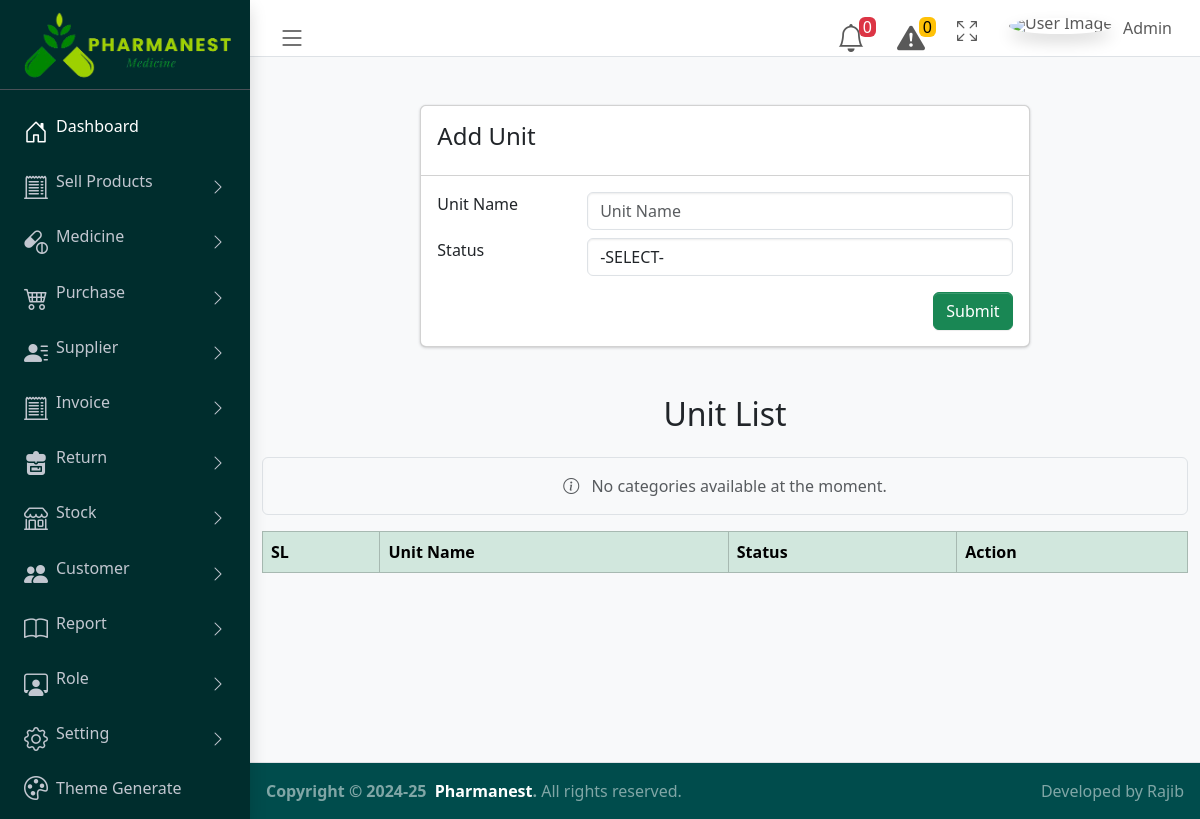
Before: /unit.php (signed in) with the older database file.
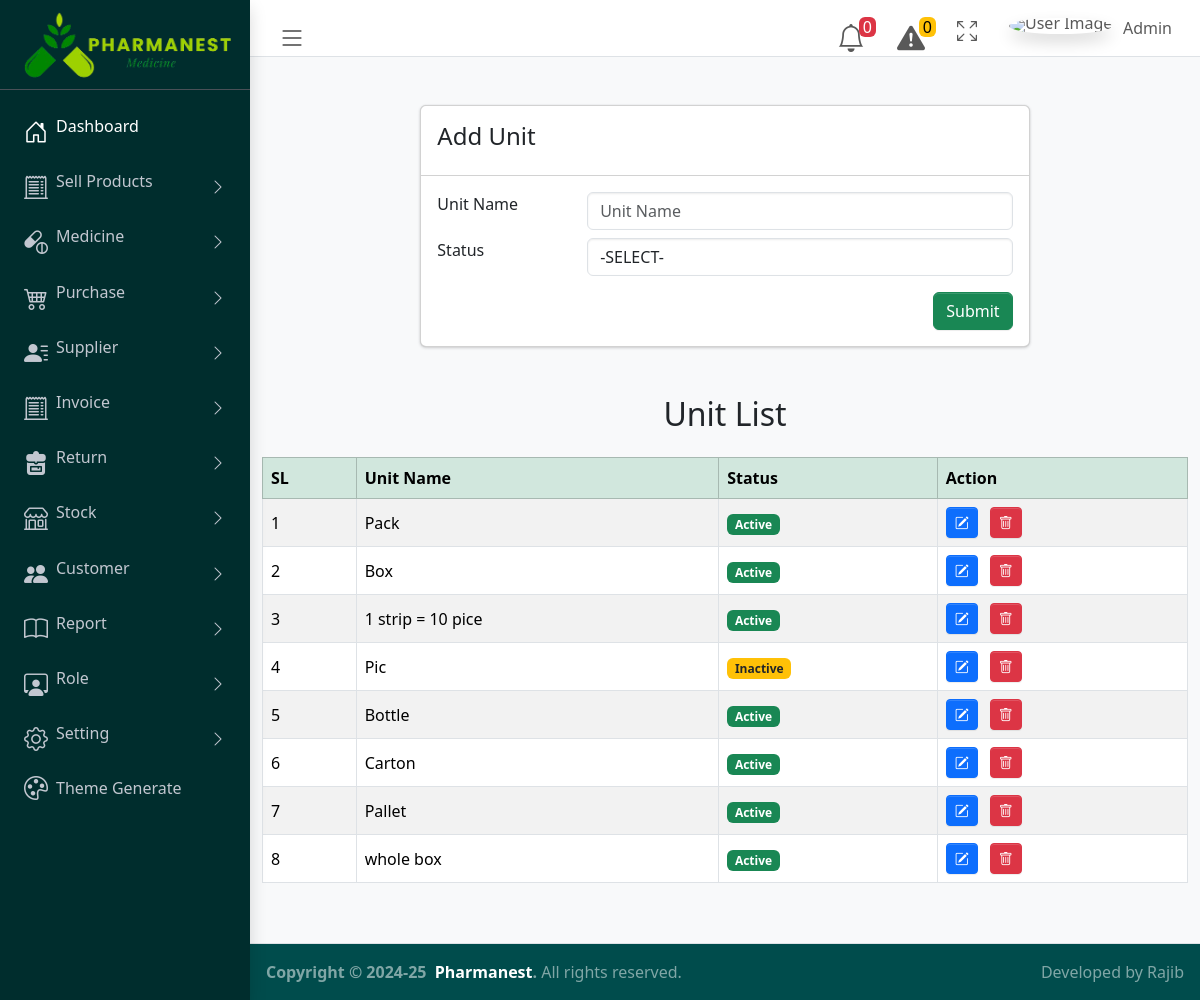
After: the same page with the newer database file.
### tables this page shows
CREATE TABLE `unit` (
  `id` int(10) NOT NULL,
  `unit_name` varchar(100) NOT NULL,
  `unit_status` varchar(100) NOT NULL
);

### unit.php (the view, shortened to what this page needs)
 <?php require_once './config/config.php';?>
 <?php  include("./pages/common_pages/header.php");?>
 <?php include("./pages/common_pages/navber.php");?>
 <?php include("./pages/common_pages/sidebar.php");?>
    <main  class="app-main">
    <div class="container mt-5">
    <div class="row justify-content-center">
      <div class="col-lg-8">
        <div class="card">
          <div class="card-header">
            <h4>Add Unit</h4>
          </div>
          <div class="card-body">
            <form class="form-horizontal" method="POST" id="submitBrandForm" action="./php_action/create_unit.php" enctype="multipart/form-data">
              <div class="form-group row">
                <label class="col-sm-3 control-label" for="categoriesName">Unit Name</label>
                <div class="col-sm-9 mb-2">
                  <input
                    type="text"
                    class="form-control"
                    name="unit"
                    placeholder="Unit Name"
                    required
                    title="Only alphabets are allowed.">
                </div>
              </div>
              <div class="form-group row">
                <label class="col-sm-3 control-label" for="categoriesStatus">Status</label>
                <div class="col-sm-9">
                  <select class="form-control" id="unitStatus" name="unitStatus" required>
                    <option value="">-SELECT-</option>
                  </select>
                </div>
              </div>
              <div class="form-group row">
                <div class="col-sm-12 text-end mt-3">
                  <button type="submit" name="create" id="createCategoriesBtn" class="btn btn-success">
                    Submit
                  </button>
                </div>
              </div>
            </form>
          </div>
        </div>
      </div>
    </div>
  </div>
   <section>
   <div class="container my-5">
        <h2 class="mb-4 text-center">Unit List</h2>
        <table class="table table-striped table-bordered align-middle">
            <thead class="table-success">
                <tr>
                    <th scope="col">SL</th>
                    <th scope="col">Unit Name</th>
                    <th scope="col">Status</th>
                    <th scope="col">Action</th>
                </tr>
            </thead>
            <tbody>
            <?php
                    $active_unit='';
                    $unit_list = $db->query("SELECT * FROM unit");
                    if($unit_list->num_rows > 0){
                      $counter = 1;
                      while (list($id,$unit,$status) = $unit_list->fetch_row()) {
                        if($status == 1) {
                          $active_unit = "<span class='badge bg-success'>Active</span>";
                        } else {
                          $active_unit = "<span class='badge bg-warning text-dark'>Inactive</span>";
                        }
                              echo "<tr>
                              <td>$counter</td>
                              <td>$unit</td>
                              <td>$active_unit</td>
                              <td>
                                  <a href='./edit_form_unit.php?id=$id''
                                  class='btn btn-primary btn-sm text-white me-2'
                                  data-bs-toggle='tooltip'
                                  title='Edit'>
                                  <i class='bi bi-pencil-square'></i>
                                  </a>
                                  <a href='./php_action/unit_delete.php?id=$id' class='btn btn-danger btn-sm text-white' data-bs-toggle='tooltip'
                                  title='Delete'>
                                  <i class='bi bi-trash'></i>
                                  </a>
                              </td>
                          </tr>";
                          $counter++;
                      }
                    }else{
                      echo "
                      <p class='text-center text-muted bg-light py-3 rounded border'>
                        <i class='bi bi-info-circle me-2'></i> No categories available at the moment.
                      </p>
                          ";
                    }
            ?>
            </tbody>
        </table>
    </div>
   </section>
  </main>
<?php include("./pages/common_pages/footer.php");?>

Changed rows visible on the page:
added unit: unit_name "Pack", unit_status "Active"
added unit: unit_name "Box", unit_status "Active"
added unit: unit_name "1 strip = 10 pice", unit_status "Active"
added unit: unit_name "Pic", unit_status "Inactive"
added unit: unit_name "Bottle", unit_status "Active"
added unit: unit_name "Carton", unit_status "Active"
added unit: unit_name "Pallet", unit_status "Active"
added unit: unit_name "whole box", unit_status "Active"
Other visible differences:
text no longer shown: "No categories available at the moment."
